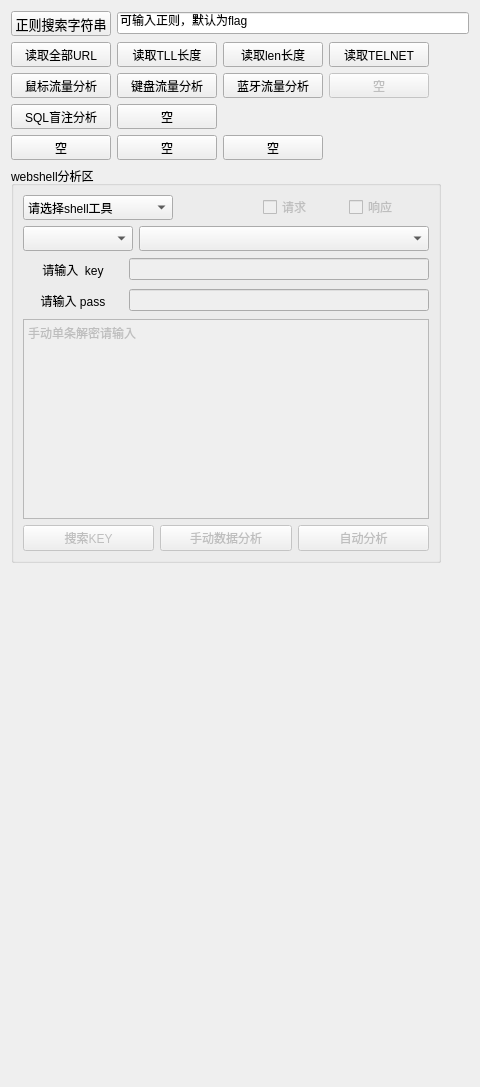
       <widget class="QWidget" name="pcap_tab">
        <attribute name="title">
         <string>流量分析</string>
        </attribute>
        <layout class="QVBoxLayout" name="verticalLayout">
         <item>
          <layout class="QHBoxLayout" name="horizontalLayout_48">
           <item>
            <widget class="QPushButton" name="flag_search_but_2">
             <property name="minimumSize">
              <size>
               <width>100</width>
               <height>25</height>
              </size>
             </property>
             <property name="maximumSize">
              <size>
               <width>100</width>
               <height>25</height>
              </size>
             </property>
             <property name="sizeIncrement">
              <size>
               <width>100</width>
               <height>30</height>
              </size>
             </property>
             <property name="baseSize">
              <size>
               <width>100</width>
               <height>30</height>
              </size>
             </property>
             <property name="font">
              <font>
               <family>Microsoft YaHei</family>
               <pointsize>10</pointsize>
               <bold>false</bold>
              </font>
             </property>
             <property name="toolTip">
              <string>文件数据中搜索指定的ascii字符串,需指定文件和字符串</string>
             </property>
             <property name="text">
              <string>正则搜索字符串</string>
             </property>
            </widget>
           </item>
           <item>
            <widget class="QLineEdit" name="re_input_2">
             <property name="text">
              <string>可输入正则，默认为flag</string>
             </property>
            </widget>
           </item>
          </layout>
         </item>
         <item>
          <layout class="QHBoxLayout" name="horizontalLayout_6">
           <item>
            <widget class="QPushButton" name="tiqu_but">
             <property name="minimumSize">
              <size>
               <width>100</width>
               <height>25</height>
              </size>
             </property>
             <property name="maximumSize">
              <size>
               <width>100</width>
               <height>25</height>
              </size>
             </property>
             <property name="text">
              <string>读取全部URL</string>
             </property>
            </widget>
           </item>
           <item>
            <widget class="QPushButton" name="ttl_but">
             <property name="minimumSize">
              <size>
               <width>100</width>
               <height>25</height>
              </size>
             </property>
             <property name="maximumSize">
              <size>
               <width>100</width>
               <height>25</height>
              </size>
             </property>
             <property name="sizeIncrement">
              <size>
               <width>0</width>
               <height>0</height>
              </size>
             </property>
             <property name="text">
              <string>读取TLL长度</string>
             </property>
            </widget>
           </item>
           <item>
            <widget class="QPushButton" name="len_but">
             <property name="minimumSize">
              <size>
               <width>100</width>
               <height>25</height>
              </size>
             </property>
             <property name="maximumSize">
              <size>
               <width>100</width>
               <height>25</height>
              </size>
             </property>
             <property name="sizeIncrement">
              <size>
               <width>0</width>
               <height>0</height>
              </size>
             </property>
             <property name="text">
              <string>读取len长度</string>
             </property>
            </widget>
           </item>
           <item>
            <widget class="QPushButton" name="telnet_but">
             <property name="minimumSize">
              <size>
               <width>100</width>
               <height>25</height>
              </size>
             </property>
             <property name="maximumSize">
              <size>
               <width>100</width>
               <height>25</height>
              </size>
             </property>
             <property name="sizeIncrement">
              <size>
               <width>0</width>
               <height>0</height>
              </size>
             </property>
             <property name="text">
              <string>读取TELNET</string>
             </property>
            </widget>
           </item>
           <item>
            <spacer name="horizontalSpacer_12">
             <property name="orientation">
              <enum>Qt::Orientation::Horizontal</enum>
             </property>
             <property name="sizeHint" stdset="0">
              <size>
               <width>40</width>
               <height>20</height>
              </size>
             </property>
            </spacer>
           </item>
          </layout>
         </item>
         <item>
          <layout class="QHBoxLayout" name="horizontalLayout_7">
           <item>
            <widget class="QPushButton" name="mouse_but">
             <property name="minimumSize">
              <size>
               <width>100</width>
               <height>25</height>
              </size>
             </property>
             <property name="maximumSize">
              <size>
               <width>100</width>
               <height>25</height>
              </size>
             </property>
             <property name="sizeIncrement">
              <size>
               <width>0</width>
               <height>0</height>
              </size>
             </property>
             <property name="text">
              <string>鼠标流量分析</string>
             </property>
            </widget>
           </item>
           <item>
            <widget class="QPushButton" name="keyboard_but">
             <property name="minimumSize">
              <size>
               <width>100</width>
               <height>25</height>
              </size>
             </property>
             <property name="maximumSize">
              <size>
               <width>100</width>
               <height>25</height>
              </size>
             </property>
             <property name="text">
              <string>键盘流量分析</string>
             </property>
            </widget>
           </item>
           <item>
            <widget class="QPushButton" name="Bluetooth_but">
             <property name="minimumSize">
              <size>
               <width>100</width>
               <height>25</height>
              </size>
             </property>
             <property name="maximumSize">
              <size>
               <width>100</width>
               <height>25</height>
              </size>
             </property>
             <property name="text">
              <string>蓝牙流量分析</string>
             </property>
            </widget>
           </item>
           <item>
            <widget class="QPushButton" name="pushButton_6">
             <property name="enabled">
              <bool>false</bool>
             </property>
             <property name="minimumSize">
              <size>
               <width>100</width>
               <height>25</height>
              </size>
             </property>
             <property name="maximumSize">
              <size>
               <width>100</width>
               <height>25</height>
              </size>
             </property>
             <property name="text">
              <string>空</string>
             </property>
            </widget>
           </item>
           <item>
            <spacer name="horizontalSpacer_10">
             <property name="orientation">
              <enum>Qt::Orientation::Horizontal</enum>
             </property>
             <property name="sizeHint" stdset="0">
              <size>
               <width>40</width>
               <height>20</height>
              </size>
             </property>
            </spacer>
           </item>
          </layout>
         </item>
         <item>
          <layout class="QHBoxLayout" name="horizontalLayout_12">
           <item>
            <widget class="QPushButton" name="sql_but">
             <property name="minimumSize">
              <size>
               <width>100</width>
               <height>25</height>
              </size>
             </property>
             <property name="maximumSize">
              <size>
               <width>100</width>
               <height>25</height>
              </size>
             </property>
             <property name="sizeIncrement">
              <size>
               <width>90</width>
               <height>25</height>
              </size>
             </property>
             <property name="text">
              <string>SQL盲注分析</string>
             </property>
            </widget>
           </item>
           <item>
            <widget class="QPushButton" name="pushButton_7">
             <property name="minimumSize">
              <size>
               <width>100</width>
               <height>25</height>
              </size>
             </property>
             <property name="maximumSize">
              <size>
               <width>100</width>
               <height>25</height>
              </size>
             </property>
             <property name="text">
              <string>空</string>
             </property>
            </widget>
           </item>
           <item>
            <spacer name="horizontalSpacer_15">
             <property name="orientation">
              <enum>Qt::Orientation::Horizontal</enum>
             </property>
             <property name="sizeHint" stdset="0">
              <size>
               <width>40</width>
               <height>20</height>
              </size>
             </property>
            </spacer>
           </item>
          </layout>
         </item>
         <item>
          <layout class="QHBoxLayout" name="horizontalLayout_14">
           <item>
            <widget class="QPushButton" name="file_extract_but">
             <property name="minimumSize">
              <size>
               <width>100</width>
               <height>25</height>
              </size>
             </property>
             <property name="maximumSize">
              <size>
               <width>100</width>
               <height>25</height>
              </size>
             </property>
             <property name="text">
              <string>空</string>
             </property>
            </widget>
           </item>
           <item>
            <widget class="QPushButton" name="pushButton_3">
             <property name="minimumSize">
              <size>
               <width>100</width>
               <height>25</height>
              </size>
             </property>
             <property name="maximumSize">
              <size>
               <width>100</width>
               <height>25</height>
              </size>
             </property>
             <property name="text">
              <string>空</string>
             </property>
            </widget>
           </item>
           <item>
            <widget class="QPushButton" name="pushButton">
             <property name="minimumSize">
              <size>
               <width>100</width>
               <height>25</height>
              </size>
             </property>
             <property name="maximumSize">
              <size>
               <width>100</width>
               <height>25</height>
              </size>
             </property>
             <property name="text">
              <string>空</string>
             </property>
            </widget>
           </item>
           <item>
            <spacer name="horizontalSpacer_17">
             <property name="orientation">
              <enum>Qt::Orientation::Horizontal</enum>
             </property>
             <property name="sizeHint" stdset="0">
              <size>
               <width>40</width>
               <height>20</height>
              </size>
             </property>
            </spacer>
           </item>
          </layout>
         </item>
         <item>
          <widget class="QGroupBox" name="groupBox_2">
           <property name="maximumSize">
            <size>
             <width>430</width>
             <height>16777215</height>
            </size>
           </property>
           <property name="title">
            <string>webshell分析区</string>
           </property>
           <layout class="QVBoxLayout" name="verticalLayout_8">
            <item>
             <layout class="QVBoxLayout" name="verticalLayout_3">
              <item>
               <layout class="QHBoxLayout" name="horizontalLayout_17">
                <item>
                 <widget class="QComboBox" name="shell_tab">
                  <property name="minimumSize">
                   <size>
                    <width>150</width>
                    <height>25</height>
                   </size>
                  </property>
                  <property name="maximumSize">
                   <size>
                    <width>110</width>
                    <height>25</height>
                   </size>
                  </property>
                  <item>
                   <property name="text">
                    <string>请选择shell工具</string>
                   </property>
                  </item>
                  <item>
                   <property name="text">
                    <string>菜刀</string>
                   </property>
                  </item>
                  <item>
                   <property name="text">
                    <string>蚁剑</string>
                   </property>
                  </item>
                  <item>
                   <property name="text">
                    <string>哥斯拉</string>
                   </property>
                  </item>
                  <item>
                   <property name="text">
                    <string>冰蝎3</string>
                   </property>
                  </item>
                  <item>
                   <property name="text">
                    <string>冰蝎4</string>
                   </property>
                  </item>
                 </widget>
                </item>
                <item>
                 <spacer name="horizontalSpacer_16">
                  <property name="orientation">
                   <enum>Qt::Orientation::Horizontal</enum>
                  </property>
                  <property name="sizeHint" stdset="0">
                   <size>
                    <width>40</width>
                    <height>20</height>
                   </size>
                  </property>
                 </spacer>
                </item>
                <item>
                 <widget class="QCheckBox" name="req_box">
                  <property name="enabled">
                   <bool>false</bool>
                  </property>
                  <property name="minimumSize">
                   <size>
                    <width>80</width>
                    <height>0</height>
                   </size>
                  </property>
                  <property name="maximumSize">
                   <size>
                    <width>80</width>
                    <height>16777215</height>
                   </size>
                  </property>
                  <property name="text">
                   <string>请求</string>
                  </property>
                 </widget>
                </item>
                <item>
                 <widget class="QCheckBox" name="res_box">
                  <property name="enabled">
                   <bool>false</bool>
                  </property>
                  <property name="minimumSize">
                   <size>
                    <width>80</width>
                    <height>0</height>
                   </size>
                  </property>
                  <property name="maximumSize">
                   <size>
                    <width>80</width>
                    <height>16777215</height>
                   </size>
                  </property>
                  <property name="text">
                   <string>响应</string>
                  </property>
                 </widget>
                </item>
               </layout>
              </item>
              <item>
               <layout class="QHBoxLayout" name="horizontalLayout_18">
                <item>
                 <widget class="QComboBox" name="shell_type">
                  <property name="minimumSize">
                   <size>
                    <width>110</width>
                    <height>25</height>
                   </size>
                  </property>
                  <property name="maximumSize">
                   <size>
                    <width>110</width>
                    <height>25</height>
                   </size>
                  </property>
                 </widget>
                </item>
                <item>
                 <widget class="QComboBox" name="shell_manner">
                  <property name="minimumSize">
                   <size>
                    <width>0</width>
                    <height>25</height>
                   </size>
                  </property>
                  <property name="maximumSize">
                   <size>
                    <width>16777215</width>
                    <height>25</height>
                   </size>
                  </property>
                 </widget>
                </item>
               </layout>
              </item>
              <item>
               <layout class="QHBoxLayout" name="horizontalLayout_19" stretch="1,9">
                <item>
                 <widget class="QLabel" name="label_4">
                  <property name="minimumSize">
                   <size>
                    <width>100</width>
                    <height>25</height>
                   </size>
                  </property>
                  <property name="maximumSize">
                   <size>
                    <width>100</width>
                    <height>25</height>
                   </size>
                  </property>
                  <property name="layoutDirection">
                   <enum>Qt::LayoutDirection::LeftToRight</enum>
                  </property>
                  <property name="text">
                   <string>请输入  key</string>
                  </property>
                  <property name="alignment">
                   <set>Qt::AlignmentFlag::AlignCenter</set>
                  </property>
                 </widget>
                </item>
                <item>
                 <widget class="QLineEdit" name="input_key">
                  <property name="enabled">
                   <bool>false</bool>
                  </property>
                  <property name="maximumSize">
                   <size>
                    <width>16777215</width>
                    <height>16777215</height>
                   </size>
                  </property>
                 </widget>
                </item>
               </layout>
              </item>
              <item>
               <layout class="QHBoxLayout" name="horizontalLayout_20" stretch="1,9">
                <property name="sizeConstraint">
                 <enum>QLayout::SizeConstraint::SetMinimumSize</enum>
                </property>
                <item>
                 <widget class="QLabel" name="label_13">
                  <property name="minimumSize">
                   <size>
                    <width>100</width>
                    <height>25</height>
                   </size>
                  </property>
                  <property name="maximumSize">
                   <size>
                    <width>100</width>
                    <height>25</height>
                   </size>
                  </property>
                  <property name="layoutDirection">
                   <enum>Qt::LayoutDirection::LeftToRight</enum>
                  </property>
                  <property name="text">
                   <string>请输入 pass</string>
                  </property>
                  <property name="alignment">
                   <set>Qt::AlignmentFlag::AlignCenter</set>
                  </property>
                 </widget>
                </item>
                <item>
                 <widget class="QLineEdit" name="input_pass">
                  <property name="enabled">
                   <bool>false</bool>
                  </property>
                  <property name="maximumSize">
                   <size>
                    <width>16777215</width>
                    <height>16777215</height>
                   </size>
                  </property>
                 </widget>
                </item>
               </layout>
              </item>
              <item>
               <widget class="QTextBrowser" name="input_srt">
                <property name="enabled">
                 <bool>false</bool>
                </property>
                <property name="minimumSize">
                 <size>
                  <width>0</width>
                  <height>200</height>
                 </size>
                </property>
                <property name="maximumSize">
                 <size>
                  <width>16777215</width>
                  <height>16777215</height>
                 </size>
                </property>
                <property name="readOnly">
                 <bool>false</bool>
                </property>
                <property name="html">
                 <string>&lt;!DOCTYPE HTML PUBLIC &quot;-//W3C//DTD HTML 4.0//EN&quot; &quot;http://www.w3.org/TR/REC-html40/strict.dtd&quot;&gt;
&lt;html&gt;&lt;head&gt;&lt;meta name=&quot;qrichtext&quot; content=&quot;1&quot; /&gt;&lt;meta charset=&quot;utf-8&quot; /&gt;&lt;style type=&quot;text/css&quot;&gt;
p, li { white-space: pre-wrap; }
hr { height: 1px; border-width: 0; }
li.unchecked::marker { content: &quot;\2610&quot;; }
li.checked::marker { content: &quot;\2612&quot;; }
&lt;/style&gt;&lt;/head&gt;&lt;body style=&quot; font-family:'Microsoft YaHei UI'; font-size:10pt; font-weight:400; font-style:normal;&quot;&gt;
&lt;p style=&quot; margin-top:0px; margin-bottom:0px; margin-left:0px; margin-right:0px; -qt-block-indent:0; text-indent:0px;&quot;&gt;&lt;span style=&quot; font-size:9pt;&quot;&gt;手动单条解密请输入&lt;/span&gt;&lt;/p&gt;&lt;/body&gt;&lt;/html&gt;</string>
                </property>
               </widget>
              </item>
              <item>
               <layout class="QHBoxLayout" name="horizontalLayout_21">
                <item>
                 <widget class="QPushButton" name="find_key">
                  <property name="enabled">
                   <bool>false</bool>
                  </property>
                  <property name="text">
                   <string>搜索KEY</string>
                  </property>
                 </widget>
                </item>
                <item>
                 <widget class="QPushButton" name="sd_but">
                  <property name="enabled">
                   <bool>false</bool>
                  </property>
                  <property name="text">
                   <string>手动数据分析</string>
                  </property>
                 </widget>
                </item>
                <item>
                 <widget class="QPushButton" name="auto_but">
                  <property name="enabled">
                   <bool>false</bool>
                  </property>
                  <property name="text">
                   <string>自动分析</string>
                  </property>
                 </widget>
                </item>
               </layout>
              </item>
             </layout>
            </item>
           </layout>
          </widget>
         </item>
         <item>
          <spacer name="verticalSpacer_4">
           <property name="orientation">
            <enum>Qt::Orientation::Vertical</enum>
           </property>
           <property name="sizeHint" stdset="0">
            <size>
             <width>20</width>
             <height>513</height>
            </size>
           </property>
          </spacer>
         </item>
        </layout>
       </widget>
